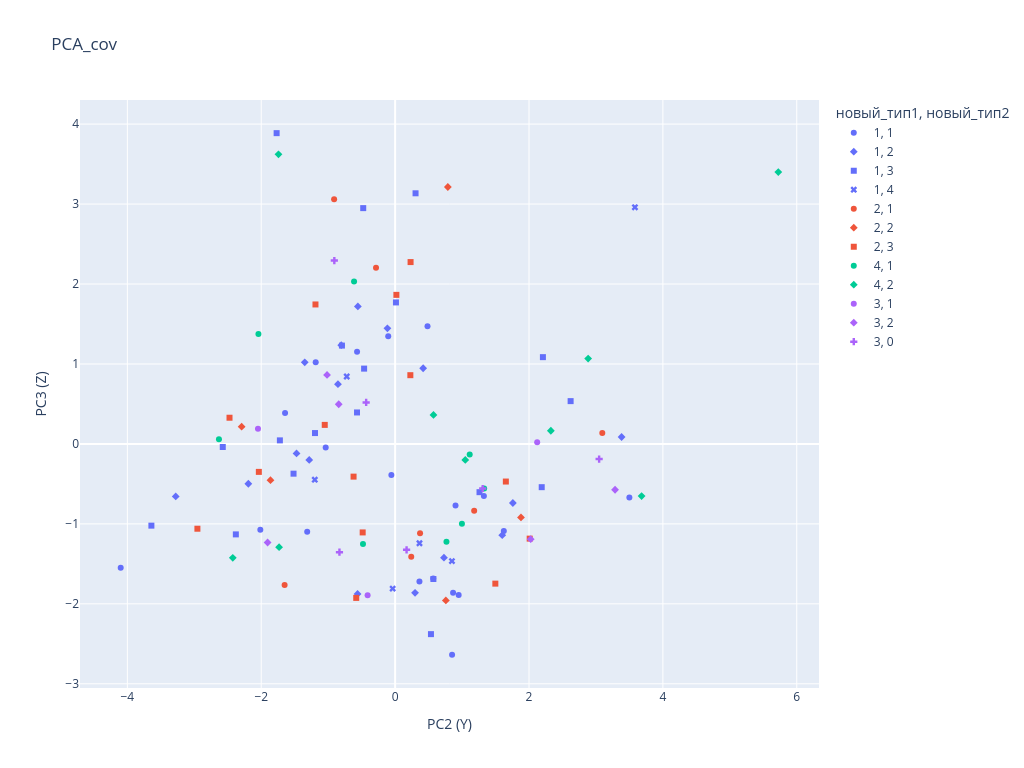

The notebook cell this image was saved under:
### Code cell
px.scatter(pca3D_df, 
           x='PC2 (Y)', 
           y='PC3 (Z)', 
           color = names[0], 
           symbol= names[1],
           title = 'PCA_cov',
           width = 1024,
           height = 768
           )

### Figure 1 — Plotly figure (JSON) as saved in the notebook; plotly's stock layout.template omitted (floating-point values rounded to 4 significant figures)
{"data": [{"hovertemplate": "новый_тип1=1<br>новый_тип2=1<br>PC2 (Y)=%{x}<br>PC3 (Z)=%{y}<extra></extra>", "legendgroup": "1, 1", "marker": {"color": "#636efa", "symbol": "circle"}, "mode": "markers", "name": "1, 1", "orientation": "v", "showlegend": true, "type": "scatter", "x": [-1.186, 0.4839, -4.099, -1.314, -0.103, -0.5686, 0.5698, 1.624, 0.9025, -1.037, -1.644, 1.326, 0.8509, 0.9491, 3.5, 0.8661, 0.3634, -2.014, -0.05611], "xaxis": "x", "y": [1.02, 1.471, -1.549, -1.098, 1.345, 1.154, -1.683, -1.088, -0.7701, -0.04533, 0.3867, -0.6523, -2.638, -1.889, -0.6702, -1.86, -1.72, -1.073, -0.3881], "yaxis": "y"}, {"hovertemplate": "новый_тип1=1<br>новый_тип2=2<br>PC2 (Y)=%{x}<br>PC3 (Z)=%{y}<extra></extra>", "legendgroup": "1, 2", "marker": {"color": "#636efa", "symbol": "diamond"}, "mode": "markers", "name": "1, 2", "orientation": "v", "showlegend": true, "type": "scatter", "x": [-0.1152, 0.4187, -0.5566, -0.561, -1.283, -0.8048, -2.193, 0.2977, -3.277, 0.7296, -1.473, 1.6, 3.383, 1.759, -1.35, -0.8539], "xaxis": "x", "y": [1.446, 0.9463, 1.719, -1.876, -0.1998, 1.235, -0.4982, -1.862, -0.6564, -1.423, -0.1191, -1.141, 0.08666, -0.7387, 1.02, 0.7473], "yaxis": "y"}, {"hovertemplate": "новый_тип1=1<br>новый_тип2=3<br>PC2 (Y)=%{x}<br>PC3 (Z)=%{y}<extra></extra>", "legendgroup": "1, 3", "marker": {"color": "#636efa", "symbol": "square"}, "mode": "markers", "name": "1, 3", "orientation": "v", "showlegend": true, "type": "scatter", "x": [1.261, 2.208, 0.3052, 0.01246, -0.5689, 2.622, -0.7944, -1.77, -0.4765, -0.4633, 0.5717, -3.641, -2.379, -1.517, -2.575, 0.5354, 2.19, -1.197, -1.722], "xaxis": "x", "y": [-0.6035, 1.085, 3.135, 1.77, 0.3936, 0.5353, 1.23, 3.887, 2.949, 0.9419, -1.689, -1.022, -1.131, -0.372, -0.0384, -2.379, -0.541, 0.1359, 0.04446], "yaxis": "y"}, {"hovertemplate": "новый_тип1=1<br>новый_тип2=4<br>PC2 (Y)=%{x}<br>PC3 (Z)=%{y}<extra></extra>", "legendgroup": "1, 4", "marker": {"color": "#636efa", "symbol": "x"}, "mode": "markers", "name": "1, 4", "orientation": "v", "showlegend": true, "type": "scatter", "x": [-0.7226, 3.582, 0.3638, -0.03651, -1.2, 0.8487], "xaxis": "x", "y": [0.8436, 2.959, -1.242, -1.809, -0.4471, -1.466], "yaxis": "y"}, {"hovertemplate": "новый_тип1=2<br>новый_тип2=1<br>PC2 (Y)=%{x}<br>PC3 (Z)=%{y}<extra></extra>", "legendgroup": "2, 1", "marker": {"color": "#EF553B", "symbol": "circle"}, "mode": "markers", "name": "2, 1", "orientation": "v", "showlegend": true, "type": "scatter", "x": [1.181, 0.2408, 0.3724, -0.9113, -0.2853, -1.651, 3.095], "xaxis": "x", "y": [-0.8364, -1.411, -1.117, 3.059, 2.203, -1.763, 0.1378], "yaxis": "y"}, {"hovertemplate": "новый_тип1=2<br>новый_тип2=2<br>PC2 (Y)=%{x}<br>PC3 (Z)=%{y}<extra></extra>", "legendgroup": "2, 2", "marker": {"color": "#EF553B", "symbol": "diamond"}, "mode": "markers", "name": "2, 2", "orientation": "v", "showlegend": true, "type": "scatter", "x": [0.7875, 0.7579, 1.88, -2.293, -1.862], "xaxis": "x", "y": [3.213, -1.957, -0.9196, 0.2159, -0.4534], "yaxis": "y"}, {"hovertemplate": "новый_тип1=2<br>новый_тип2=3<br>PC2 (Y)=%{x}<br>PC3 (Z)=%{y}<extra></extra>", "legendgroup": "2, 3", "marker": {"color": "#EF553B", "symbol": "square"}, "mode": "markers", "name": "2, 3", "orientation": "v", "showlegend": true, "type": "scatter", "x": [-2.954, -1.051, -2.036, -1.19, 1.654, 0.231, 1.497, -0.6206, 0.01879, -0.4845, -0.581, 0.2276, 2.01, -2.474], "xaxis": "x", "y": [-1.06, 0.2381, -0.3496, 1.744, -0.4704, 2.274, -1.747, -0.4088, 1.864, -1.107, -1.926, 0.8598, -1.184, 0.3277], "yaxis": "y"}, {"hovertemplate": "новый_тип1=4<br>новый_тип2=1<br>PC2 (Y)=%{x}<br>PC3 (Z)=%{y}<extra></extra>", "legendgroup": "4, 1", "marker": {"color": "#00cc96", "symbol": "circle"}, "mode": "markers", "name": "4, 1", "orientation": "v", "showlegend": true, "type": "scatter", "x": [-0.4801, -0.6135, 0.767, -2.042, 0.9979, 1.114, -2.632, 1.33], "xaxis": "x", "y": [-1.253, 2.031, -1.223, 1.376, -0.9995, -0.1332, 0.05996, -0.5562], "yaxis": "y"}, {"hovertemplate": "новый_тип1=4<br>новый_тип2=2<br>PC2 (Y)=%{x}<br>PC3 (Z)=%{y}<extra></extra>", "legendgroup": "4, 2", "marker": {"color": "#00cc96", "symbol": "diamond"}, "mode": "markers", "name": "4, 2", "orientation": "v", "showlegend": true, "type": "scatter", "x": [1.048, 5.724, 2.884, 0.573, -1.742, 3.682, 2.327, -2.425, -1.733], "xaxis": "x", "y": [-0.2003, 3.4, 1.067, 0.3622, 3.622, -0.6527, 0.165, -1.424, -1.291], "yaxis": "y"}, {"hovertemplate": "новый_тип1=3<br>новый_тип2=1<br>PC2 (Y)=%{x}<br>PC3 (Z)=%{y}<extra></extra>", "legendgroup": "3, 1", "marker": {"color": "#ab63fa", "symbol": "circle"}, "mode": "markers", "name": "3, 1", "orientation": "v", "showlegend": true, "type": "scatter", "x": [-2.049, 2.122, -0.4112], "xaxis": "x", "y": [0.19, 0.02182, -1.892], "yaxis": "y"}, {"hovertemplate": "новый_тип1=3<br>новый_тип2=2<br>PC2 (Y)=%{x}<br>PC3 (Z)=%{y}<extra></extra>", "legendgroup": "3, 2", "marker": {"color": "#ab63fa", "symbol": "diamond"}, "mode": "markers", "name": "3, 2", "orientation": "v", "showlegend": true, "type": "scatter", "x": [-1.017, -1.905, 3.286, 2.025, -0.8425], "xaxis": "x", "y": [0.8626, -1.233, -0.5728, -1.191, 0.4963], "yaxis": "y"}, {"hovertemplate": "новый_тип1=3<br>новый_тип2=0<br>PC2 (Y)=%{x}<br>PC3 (Z)=%{y}<extra></extra>", "legendgroup": "3, 0", "marker": {"color": "#ab63fa", "symbol": "cross"}, "mode": "markers", "name": "3, 0", "orientation": "v", "showlegend": true, "type": "scatter", "x": [-0.9081, -0.8314, 3.048, 0.1712, -0.4326, 1.308], "xaxis": "x", "y": [2.293, -1.354, -0.1893, -1.324, 0.5189, -0.5573], "yaxis": "y"}], "layout": {"height": 768, "legend": {"title": {"text": "новый_тип1, новый_тип2"}, "tracegroupgap": 0}, "title": {"text": "PCA_cov"}, "width": 1024, "xaxis": {"anchor": "y", "domain": [0, 1], "title": {"text": "PC2 (Y)"}}, "yaxis": {"anchor": "x", "domain": [0, 1], "title": {"text": "PC3 (Z)"}}}}
